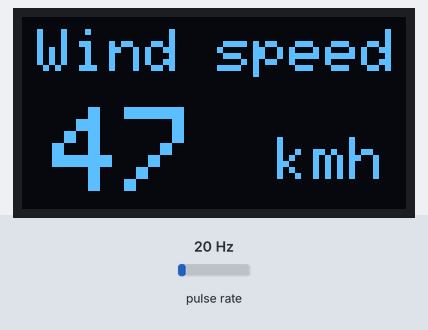
A sketch run on a simulated STM32 Blue Pill. On the bench: 128×64 one-colour display. Wiring (inferred from the names in the program): pulse sensor: data PA7. The inputs (shaded band) are chosen by the test bench; at power-on: pulse rate 20 Hz. What the sketch prints to the serial monitor is not drawn.

Above: at 3.1 s.

Measured:
- what the display in image 0 shows lasts 6.0 s, from 3.1 s to 9.1 s

The sketch:

PY32_anemometer.ino
```cpp
//  Original code and more Information at: https://www.aeq-web.com/
// Version 2.0 | 11-NOV-2020

/** Modified for PY32F030EK28 mcu V1.0 | 29-DEC-2024
* using PY32 Arduino V 0.1.3 https://github.com/py32duino/Arduino-PY32
* and additional board manager url below.
* https://github.com/PY32Duino/Arduino-pack-json-ci/releases/download/Nightly/package_py32_index.json
*/

#include <SPI.h>
#include <Wire.h>
#include <Adafruit_GFX.h>      // Adafruit GFX Library V1.1.12
#include <Adafruit_SSD1306.h>  // V2.5.13

const int RecordTime = 3;   // Define Measuring Time (Seconds)
const int SensorPin = PA7;  // Define Interrupt PA7 ie pin13 on the ic.

// Declaration for an SSD1306 display connected to I2C (SDA, SCL pins)
#define OLED_RESET -1  // Reset pin # (or -1 if sharing Arduino reset pin)
Adafruit_SSD1306 display(128, 64, &Wire, -1);


int InterruptCounter;
int WindSpeed;

void setup() {
  Serial.begin(115200);
  // initialize with the I2C addr 0x3C
  Wire.setSDA(PA10);
  Wire.setSCL(PA9);
  Wire.begin();
  display.begin(SSD1306_SWITCHCAPVCC, 0x3C);
  display.setRotation(0);

  // Clear the buffer.
  display.clearDisplay();
}

void loop() {
  measure();

  display.display();
  display.setTextSize(2);
  display.setTextColor(WHITE);
  display.setCursor(5, 4);
  display.println("Wind speed");
  display.setTextSize(4);
  display.setCursor(10, 30);
  display.println(WindSpeed);
  display.setTextSize(2);
  display.setCursor(85, 40);
  display.println("kmh");
  display.display();
  delay(3000);
  display.clearDisplay();
  Serial.print("Wind Speed:");
  Serial.print(WindSpeed);  // Speed in km/h
  Serial.print("km/h -");
}

void measure() {
  InterruptCounter = 0;
  attachInterrupt(digitalPinToInterrupt(SensorPin), countup, RISING);
  delay(1000 * RecordTime);
  detachInterrupt(digitalPinToInterrupt(SensorPin));
  WindSpeed = (float)InterruptCounter / (float)RecordTime * 2.396;  // 2.396 is the constant for a radius of 106mm of the anemometer.
}

void countup() {
  InterruptCounter++;
}
```
